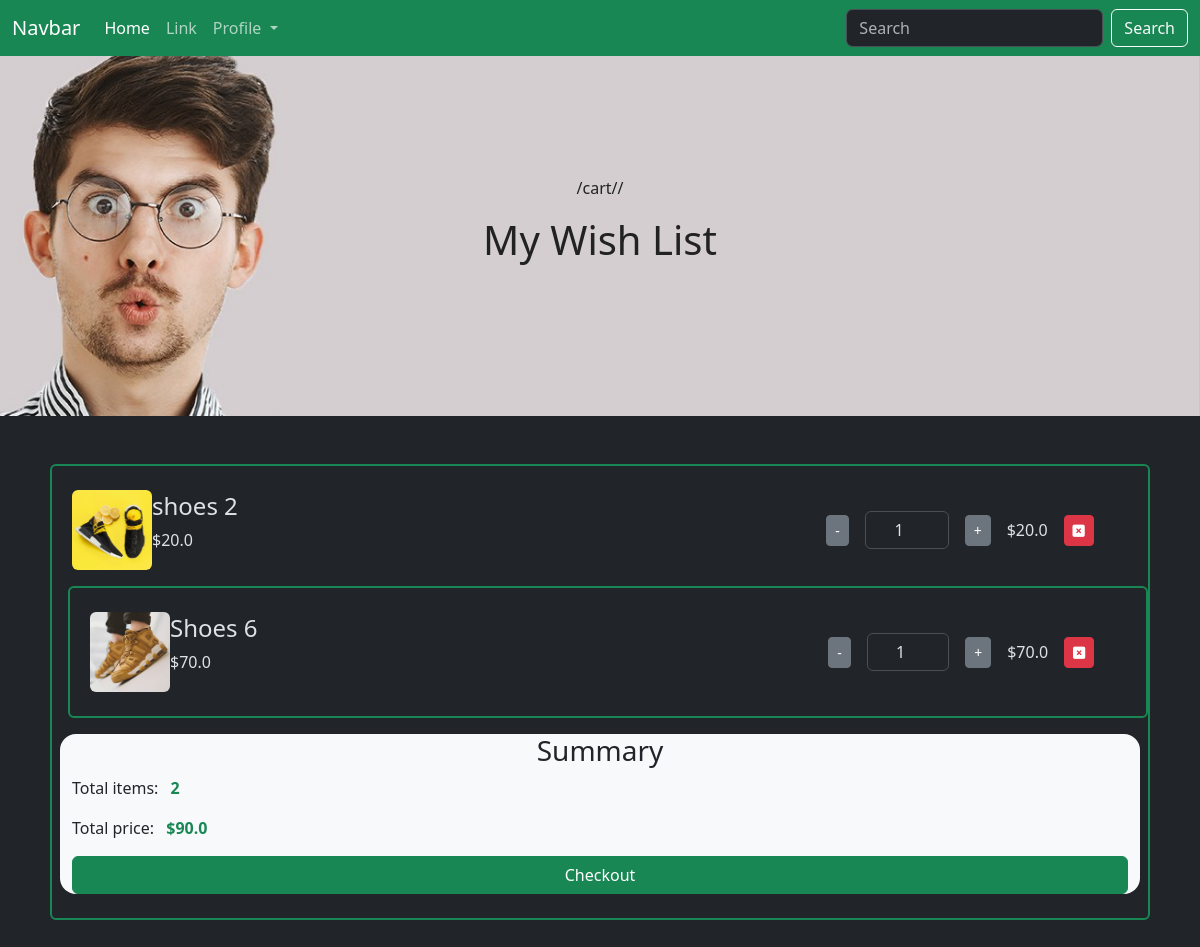
The app's page /cart/ (signed in) with its own data.
### app/models.py (models this page shows, shortened)
class Cart(models.Model):
    user = models.ForeignKey(User, on_delete=models.CASCADE)
    product = models.ForeignKey(Product, on_delete=models.CASCADE)
    quantity = models.PositiveIntegerField(default=1)
    @property
    def total_price(self):
        return self.product.discounted_price * self.quantity

class Product(models.Model):
    title = models.CharField(max_length=150)
    selling_price = models.FloatField()
    discounted_price = models.FloatField()
    description = models.TextField()
    category = models.CharField(choices=CATEGORY_CHOICES, max_length=3)
    brand = models.CharField(max_length=50)
    image = models.ImageField(upload_to='product-img')

### app/views.py (the view)
# urls.py: path('cart/', views.cart, name="cart"),
def cart(request):
    if request.user.is_authenticated:
        user = request.user
        carts = Cart.objects.filter(user=user)
        total = 0
        for cart in carts:
            total += cart.product.discounted_price * cart.quantity
        return render(request, 'addToCart.html', {'carts': carts, 'total': total})

### app/templates/addToCart.html (shortened to what this page needs)
{% extends "base.html" %} {% block content %}
<section class="cart">
  <div class="cart-header text-center">
    <p>{{ request.path }}/</p>
    <h1>My Wish List</h1>
  </div>
  <div class="container my-5">
    {% for cart in carts %}
    <div class="row my-3 mx-2 rounded border border-2 border-success px-2 py-4">
      <div class="col-md-8 ">
        <div class="cart-item d-flex align-items-center">
          <img
            src="/media/{{cart.product.image}}"
            class="cart-img img-fluid"
            alt=""
          />
          <div class="cart-info">
            <h4>{{cart.product.title}}</h4>
            <p>${{cart.product.discounted_price}}</p>
          </div>
        </div>
      </div>
      <div class="col-md-4 d-flex justify-content-center align-items-center gap-3 quantity-controls">
        <button class="btn-sm btn btn-secondary minus">-</button>
        <input type="number" min="1" value="1" class="w-25 form-control text-center">
        <button class="btn-sm btn btn-secondary plus">+</button>
        <p class="mt-3">${{cart.total_price}}</p>
        <button class="btn-danger btn-sm btn"><i class="fa-solid fa-square-xmark"></i></button>
      </div>
    {% endfor %}
    </div>
    <div class="container bg-light text-dark rounded-4 cart-summary">
        <h3 class="text-center">Summary</h3>
        <p>Total items: <span class="text-success ms-2 fw-bold">2</span></p>
        <p>Total price: <span class="text-success ms-2 fw-bold">${{total}}</span></p>
        <button class="w-100 btn btn-success">Checkout</button>
    </div>
  </div>
</section>
{% endblock content %}

### app/static/css/style.css (style rules this page uses)
section { margin-top: 10vh; }
.cart { margin-top: 0; }
.cart .cart-header { background: url(/static/img/arrival-bg.jpg) no-repeat center fixed; height: 45vh; background-size: cover; color: #222; padding-top: 15vh; }
.cart-img { width: 80px; height: 80px; object-fit: cover; border-radius: 6px; }

### records on screen
Cart: product.image (picture), product "shoes 2", product.discounted_price "20.0", total_price "20.0"
Cart: product.image (picture), product "Shoes 6", product.discounted_price "70.0", total_price "70.0"

### other values on screen
{{ request.path }} "/cart/"
{{ total }} "90.0"
